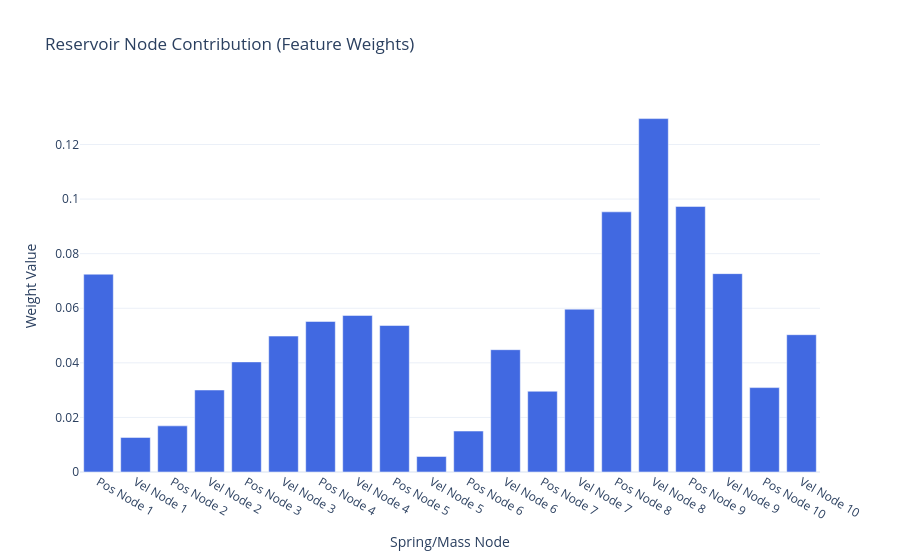

Here is the notebook cell this chart was saved with:
### Code cell
weights = ridge_model.coef_
labels = [
    f"{'Pos' if i % 2 == 0 else 'Vel'} Node {i//2 + 1}" for i in range(len(weights))
]

fig = go.Figure(
    data=[
        go.Bar(
            x=labels,
            y=weights,
            marker_color=np.where(
                weights >= 0, "royalblue", "firebrick"
            ),  # Blue for +, Red for -
        )
    ]
)

fig.update_layout(
    title="Reservoir Node Contribution (Feature Weights)",
    xaxis_title="Spring/Mass Node",
    yaxis_title="Weight Value",
    template="plotly_white",
)

fig.show()

### Figure 1 — Plotly figure (JSON) as saved in the notebook; plotly's stock layout.template omitted (floating-point values rounded to 4 significant figures)
{"data": [{"marker": {"color": ["royalblue", "royalblue", "royalblue", "royalblue", "royalblue", "royalblue", "royalblue", "royalblue", "royalblue", "royalblue", "royalblue", "royalblue", "royalblue", "royalblue", "royalblue", "royalblue", "royalblue", "royalblue", "royalblue", "royalblue"]}, "type": "bar", "x": ["Pos Node 1", "Vel Node 1", "Pos Node 2", "Vel Node 2", "Pos Node 3", "Vel Node 3", "Pos Node 4", "Vel Node 4", "Pos Node 5", "Vel Node 5", "Pos Node 6", "Vel Node 6", "Pos Node 7", "Vel Node 7", "Pos Node 8", "Vel Node 8", "Pos Node 9", "Vel Node 9", "Pos Node 10", "Vel Node 10"], "y": [0.07248, 0.01267, 0.0169, 0.03004, 0.04034, 0.0498, 0.05517, 0.05737, 0.05367, 0.005682, 0.015, 0.04482, 0.02959, 0.05966, 0.09532, 0.1295, 0.09731, 0.07268, 0.03093, 0.05031]}], "layout": {"title": {"text": "Reservoir Node Contribution (Feature Weights)"}, "xaxis": {"title": {"text": "Spring/Mass Node"}}, "yaxis": {"title": {"text": "Weight Value"}}}}
